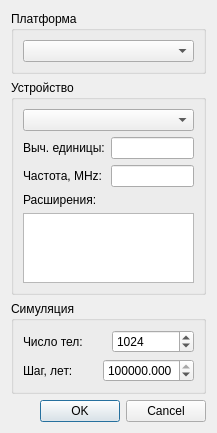
<?xml version="1.0" encoding="UTF-8"?>
<ui version="4.0">
 <class>OCLSettingsDialog</class>
 <widget class="QDialog" name="OCLSettingsDialog">
  <property name="geometry">
   <rect>
    <x>0</x>
    <y>0</y>
    <width>217</width>
    <height>427</height>
   </rect>
  </property>
  <property name="windowTitle">
   <string>Настройки OpenCL</string>
  </property>
  <property name="windowIcon">
   <iconset resource="res.qrc">
    <normaloff>:/images/opencl_icon.png</normaloff>:/images/opencl_icon.png</iconset>
  </property>
  <layout class="QVBoxLayout" name="verticalLayout_4">
   <item>
    <widget class="QGroupBox" name="gbPlatform">
     <property name="title">
      <string>Платформа</string>
     </property>
     <layout class="QVBoxLayout" name="verticalLayout">
      <item>
       <widget class="QComboBox" name="cbPlatform">
        <property name="sizePolicy">
         <sizepolicy hsizetype="Preferred" vsizetype="Fixed">
          <horstretch>0</horstretch>
          <verstretch>0</verstretch>
         </sizepolicy>
        </property>
       </widget>
      </item>
     </layout>
    </widget>
   </item>
   <item>
    <widget class="QGroupBox" name="gbDevice">
     <property name="title">
      <string>Устройство</string>
     </property>
     <layout class="QFormLayout" name="formLayout">
      <item row="2" column="0">
       <widget class="QLabel" name="lblDevCompUnits">
        <property name="sizePolicy">
         <sizepolicy hsizetype="Preferred" vsizetype="Preferred">
          <horstretch>0</horstretch>
          <verstretch>0</verstretch>
         </sizepolicy>
        </property>
        <property name="text">
         <string>Выч. единицы:</string>
        </property>
       </widget>
      </item>
      <item row="4" column="0">
       <widget class="QLabel" name="lblDevClockFreq">
        <property name="sizePolicy">
         <sizepolicy hsizetype="Preferred" vsizetype="Preferred">
          <horstretch>0</horstretch>
          <verstretch>0</verstretch>
         </sizepolicy>
        </property>
        <property name="text">
         <string>&lt;html&gt;&lt;head/&gt;&lt;body&gt;&lt;p&gt;Частота, MHz:&lt;/p&gt;&lt;/body&gt;&lt;/html&gt;</string>
        </property>
        <property name="scaledContents">
         <bool>false</bool>
        </property>
        <property name="wordWrap">
         <bool>false</bool>
        </property>
       </widget>
      </item>
      <item row="5" column="0" colspan="2">
       <layout class="QVBoxLayout" name="verticalLayout_2">
        <item>
         <widget class="QLabel" name="lblDevExts">
          <property name="text">
           <string>Расширения:</string>
          </property>
         </widget>
        </item>
        <item>
         <widget class="QPlainTextEdit" name="pteDevExts">
          <property name="sizePolicy">
           <sizepolicy hsizetype="Preferred" vsizetype="Preferred">
            <horstretch>0</horstretch>
            <verstretch>0</verstretch>
           </sizepolicy>
          </property>
          <property name="readOnly">
           <bool>true</bool>
          </property>
         </widget>
        </item>
       </layout>
      </item>
      <item row="2" column="1">
       <widget class="QLineEdit" name="leDevCompUnits">
        <property name="sizePolicy">
         <sizepolicy hsizetype="Expanding" vsizetype="Fixed">
          <horstretch>0</horstretch>
          <verstretch>0</verstretch>
         </sizepolicy>
        </property>
        <property name="readOnly">
         <bool>true</bool>
        </property>
       </widget>
      </item>
      <item row="4" column="1">
       <widget class="QLineEdit" name="leDevClockFreq">
        <property name="sizePolicy">
         <sizepolicy hsizetype="Expanding" vsizetype="Fixed">
          <horstretch>0</horstretch>
          <verstretch>0</verstretch>
         </sizepolicy>
        </property>
        <property name="readOnly">
         <bool>true</bool>
        </property>
       </widget>
      </item>
      <item row="0" column="0" colspan="2">
       <widget class="QComboBox" name="cbDevice">
        <property name="sizePolicy">
         <sizepolicy hsizetype="Expanding" vsizetype="Fixed">
          <horstretch>0</horstretch>
          <verstretch>0</verstretch>
         </sizepolicy>
        </property>
       </widget>
      </item>
     </layout>
    </widget>
   </item>
   <item>
    <widget class="QGroupBox" name="gbSim">
     <property name="title">
      <string>Симуляция</string>
     </property>
     <layout class="QVBoxLayout" name="verticalLayout_3">
      <item>
       <layout class="QHBoxLayout" name="horizontalLayout">
        <item>
         <widget class="QLabel" name="lblBodiesCount">
          <property name="text">
           <string>Число тел:</string>
          </property>
         </widget>
        </item>
        <item>
         <widget class="QSpinBox" name="sbBodiesCount">
          <property name="minimum">
           <number>1</number>
          </property>
          <property name="maximum">
           <number>1000000</number>
          </property>
          <property name="value">
           <number>1024</number>
          </property>
         </widget>
        </item>
       </layout>
      </item>
      <item>
       <layout class="QHBoxLayout" name="horizontalLayout_2">
        <item>
         <widget class="QLabel" name="lblTimeStep">
          <property name="text">
           <string>Шаг, лет:</string>
          </property>
         </widget>
        </item>
        <item>
         <widget class="QDoubleSpinBox" name="dsbTimeStep">
          <property name="decimals">
           <number>3</number>
          </property>
          <property name="minimum">
           <double>0.001000000000000</double>
          </property>
          <property name="maximum">
           <double>1000000000.000000000000000</double>
          </property>
          <property name="value">
           <double>500000.000000000000000</double>
          </property>
         </widget>
        </item>
       </layout>
      </item>
     </layout>
    </widget>
   </item>
   <item>
    <widget class="QDialogButtonBox" name="buttonBox">
     <property name="orientation">
      <enum>Qt::Horizontal</enum>
     </property>
     <property name="standardButtons">
      <set>QDialogButtonBox::Cancel|QDialogButtonBox::Ok</set>
     </property>
    </widget>
   </item>
  </layout>
 </widget>
 <resources>
  <include location="res.qrc"/>
 </resources>
 <connections>
  <connection>
   <sender>buttonBox</sender>
   <signal>accepted()</signal>
   <receiver>OCLSettingsDialog</receiver>
   <slot>accept()</slot>
   <hints>
    <hint type="sourcelabel">
     <x>248</x>
     <y>254</y>
    </hint>
    <hint type="destinationlabel">
     <x>157</x>
     <y>274</y>
    </hint>
   </hints>
  </connection>
  <connection>
   <sender>buttonBox</sender>
   <signal>rejected()</signal>
   <receiver>OCLSettingsDialog</receiver>
   <slot>reject()</slot>
   <hints>
    <hint type="sourcelabel">
     <x>316</x>
     <y>260</y>
    </hint>
    <hint type="destinationlabel">
     <x>286</x>
     <y>274</y>
    </hint>
   </hints>
  </connection>
 </connections>
</ui>
